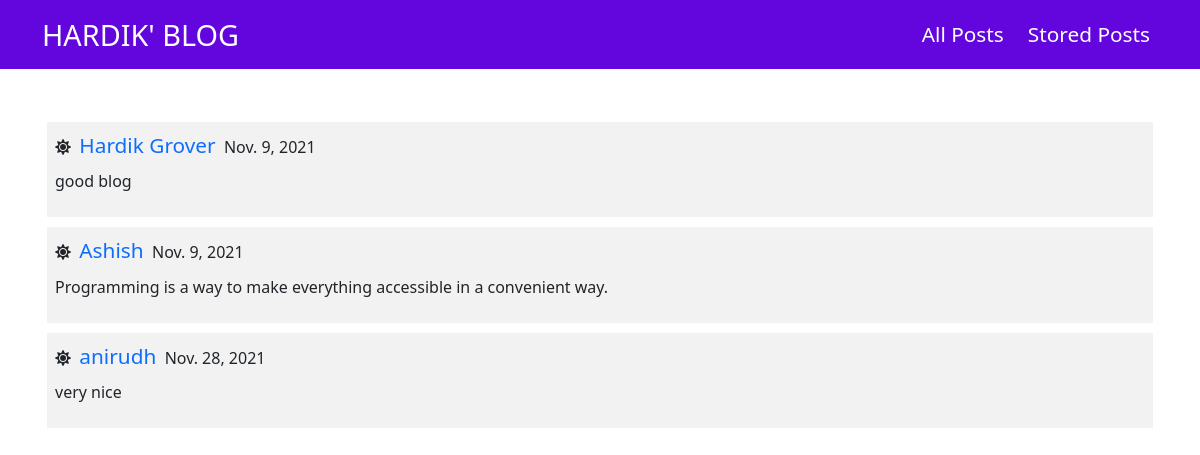
/posts/programming-is-great/comments, run on the app's committed database.
### app/models.py (models this page shows, shortened)
class Comment(models.Model):
    user_name = models.CharField(max_length = 100)
    user_email = models.EmailField()
    text = models.TextField(max_length = 500)
    Date = models.DateField(auto_now_add=True, null=True)
    post = models.ForeignKey(Post, on_delete=models.CASCADE, related_name="comments", null=True)

### app/views.py (the view)
# urls.py: path("posts/<slug:slug>/comments", views.AllComments, name="all_comments"),
def AllComments(request, slug):
    part_post = Post.objects.get(slug = slug)
    post_comments = part_post.comments.all()
    return render(request, "app/all_comments.html",{
        "all_comments": post_comments
    })

### app/templates/app/all_comments.html
{% extends 'base.html' %}
{% load static %}
{% block css_files %}
    <link rel="stylesheet" href="{% static 'app/all_comments.css' %}">
{% endblock  %}
{% block content %}
    <section class="allComments">
        <div class="container">
            <ul class="navbar-nav me-auto mb-2 mb-lg-0 navi mt-5">
                {% for comment in all_comments %}
                    <div class="items">
                        <li class="nav-item">
                            <i class="fas fa-sun"></i>&nbsp;&nbsp;<a class="nav-link active d-inline" aria-current="page" href="">{{comment.user_name}}</a>
                            <span>&nbsp;{{comment.Date}}</span>
                            <p class="mt-2">{{comment.text}}</p>
                        </li>
                    </div>
                {% endfor %}
            </ul>
        </div>
    </section>
{% endblock  %}

### static/base.css (style rules this page uses)
.nav-link { font-size: 1.2rem; }

### app/static/app/all_comments.css (style rules this page uses)
.items { height: auto; background-color: #f2f2f2; margin: 5px; padding: 8px; }
.nav-link { font-size: 1.3rem; }

### data on the page
Comment: user_name "Hardik Grover", Date "Nov. 9, 2021", text "good blog"
Comment: user_name "Ashish", Date "Nov. 9, 2021", text "Programming is a way to make everything accessible in a convenient way."
Comment: user_name "anirudh", Date "Nov. 28, 2021", text "very nice"
